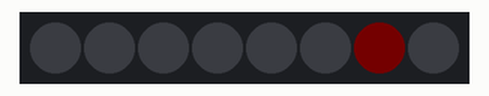
This sketch was run on a simulated Arduino Uno, built with avr-gcc and run on an emulated ATmega328P. On the bench: 8 RGB LEDs in strip order, left to right. Dim RGB values are drawn brighter than linear.

Above: at 8.79 s.
At 19.76 s:
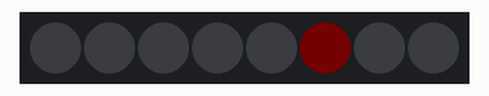
At 57.96 s:
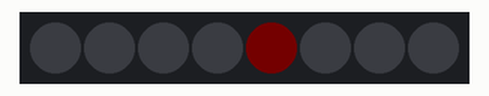
At 110.82 s:
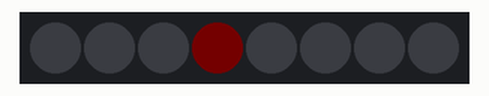

The sketch:

greenlightbug.ino.ino
```cpp
#include "Adafruit_NeoPixel.h"
#include "isin.h"

#define ORIG 1
#ifdef ORIG
  //#include "vj.h"
  #include "hacked.h"
#else
  #include "aj.h"
#endif

void setup() {
  vj_setup();
}
void loop() {
  vj_loop();
}
```

hacked.h
```cpp
// If this is defined then Serial.print(...) is disabled.
//#define ENABLE_LOW_POWER_SLEEP
#define TEST_LED_CIRCLE

/*
#include "FHT.h" // include the library for power savings.
#include "FastAnalogRead.h"

#ifdef ENABLE_LOW_POWER_SLEEP
#include "LowPower.h"
#endif
/* */


#define MIC_PIN A0
#define DIGITAL_LED_PIN 6 //11
#define POWER_LED_PIN A4
#define INTENSITY_FACTOR 15
#define NUM_PIXELS 8
/* */

Adafruit_NeoPixel strip = Adafruit_NeoPixel(NUM_PIXELS, DIGITAL_LED_PIN, NEO_GRB + NEO_KHZ800);

void vj_setup() {
  //Serial.begin(115200); // use the serial port
  Serial.begin(9600);
  //pinMode(DIGITAL_LED_PIN, OUTPUT);
  pinMode(MIC_PIN, INPUT);
  digitalWrite(POWER_LED_PIN, HIGH);
  strip.begin();
  strip.show(); // Initialize all pixels to 'off'
  //EnableFastAnalogRead();  // Sample rate above voice activation.
}


void DoVis(int brightness) {
 uint8_t r, g, b;

 strip.setPixelColor(0, 0, 0, 0);
 for (int i = 0; i < strip.numPixels(); ++i) {
     unsigned long time_now = millis();
     double time_seconds = time_now / 1000.0;

     r = brightness * (sin(i*3 + time_seconds*6.0) * .5 + .5);
     //g = 32 * (sin(i + time_seconds*6.0) * .5 + .5);
     g = 0;
     b = 0; // brightness * (sin(i*5.0 + time_seconds*8.0) * .5 + .5);

     strip.setPixelColor(i, r, g, b);
  }

  strip.setPixelColor(0, 0, 0, 0);
}
/* */

void vj_loop() {
    DoVis(1);
    strip.show();
    delay(5);
}
```

isin.h
```cpp
//
//
//    FILE: isinSpeedTest.ino
//  AUTHOR: Rob Tillaart
// VERSION: 0.1.00
// PURPOSE:
//    DATE: 2013-11-03
//     URL:
//
// Released to the public domain
//

uint8_t isinTable8[] = {
  0, 4, 9, 13, 18, 22, 27, 31, 35, 40, 44,
  49, 53, 57, 62, 66, 70, 75, 79, 83, 87,
  91, 96, 100, 104, 108, 112, 116, 120, 124, 128,

  131, 135, 139, 143, 146, 150, 153, 157, 160, 164,
  167, 171, 174, 177, 180, 183, 186, 190, 192, 195,
  198, 201, 204, 206, 209, 211, 214, 216, 219, 221,

  223, 225, 227, 229, 231, 233, 235, 236, 238, 240,
  241, 243, 244, 245, 246, 247, 248, 249, 250, 251,
  252, 253, 253, 254, 254, 254, 255, 255, 255, 255,
};

int isin(long x)
{
  boolean pos = true;  // positive - keeps an eye on the sign.
  if (x < 0)
  {
    x = -x;
    pos = !pos;
  }
  if (x >= 360) x %= 360;
  if (x > 180)
  {
    x -= 180;
    pos = !pos;
  }
  if (x > 90) x = 180 - x;
  if (pos) return isinTable8[x]/2 ;
  return -isinTable8[x]/2 ;
}
volatile uint8_t x = 0;
```
